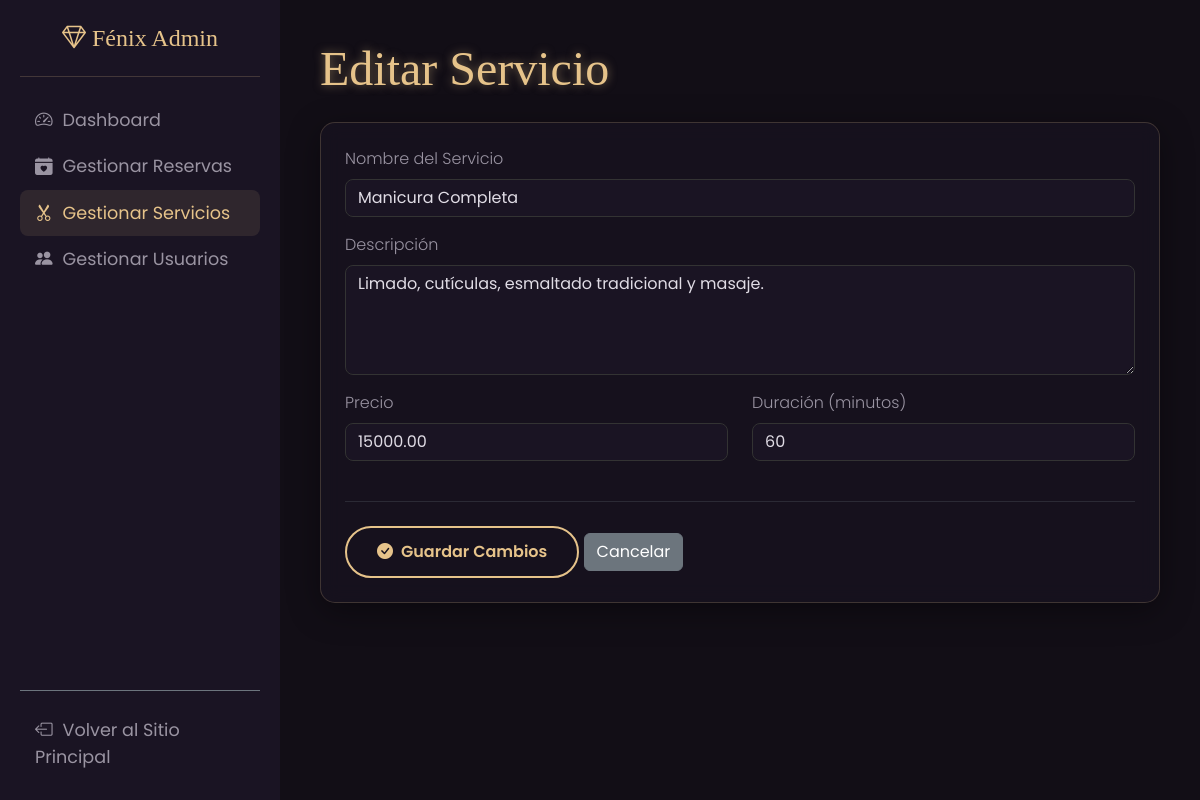
/panel/servicios/editar/1/ (signed in), run on the app's committed database.
### reservas/models.py (models this page shows, shortened)
class Servicio(models.Model):
    nombre = models.CharField(max_length=200)
    descripcion = models.TextField()
    precio = models.DecimalField(max_digits=10, decimal_places=2)
    duracion_minutos = models.IntegerField(help_text="Duración del servicio en minutos")

### reservas/views.py (the view)
# urls.py: path('servicios/editar/<int:pk>/', views.ServicioUpdateView.as_view(), name='panel_editar_servicio'),
class ServicioUpdateView(StaffRequiredMixin, UpdateView):
    model = Servicio
    form_class = ServicioForm
    template_name = 'panel/servicio_form.html'
    success_url = reverse_lazy('panel_lista_servicios')

### reservas/forms.py
class ServicioForm(forms.ModelForm):
    class Meta:
        model = Servicio
        fields = ['nombre', 'descripcion', 'precio', 'duracion_minutos']
        widgets = {
            'nombre': forms.TextInput(attrs={'class': 'form-control'}),
            'descripcion': forms.Textarea(attrs={'class': 'form-control', 'rows': 4}),
            'precio': forms.NumberInput(attrs={'class': 'form-control'}),
            'duracion_minutos': forms.NumberInput(attrs={'class': 'form-control'}),
        }

### reservas/views.py (called while the page is built)
    def test_func(self):
        return self.request.user.is_staff

### templates/panel/servicio_form.html (shortened to what this page needs)
{% extends "panel/base_panel.html" %}
{% block panel_content %}
    <h1 class="display-5 mb-4">{% if object %}Editar Servicio{% else %}Añadir Nuevo Servicio{% endif %}</h1>
    <div class="card-glass p-4">
        <form method="post">
            <div class="mb-3">
                <label for="{{ form.nombre.id_for_label }}" class="form-label">Nombre del Servicio</label>
                {{ form.nombre }}
            </div>
            <div class="mb-3">
                <label for="{{ form.descripcion.id_for_label }}" class="form-label">Descripción</label>
                {{ form.descripcion }}
            </div>
            <div class="row">
                <div class="col-md-6 mb-3">
                    <label for="{{ form.precio.id_for_label }}" class="form-label">Precio</label>
                    {{ form.precio }}
                </div>
                <div class="col-md-6 mb-3">
                    <label for="{{ form.duracion_minutos.id_for_label }}" class="form-label">Duración (minutos)</label>
                    {{ form.duracion_minutos }}
                </div>
            </div>
            <hr class="my-4 border-secondary">
            <button type="submit" class="btn btn-primary"><i class="bi bi-check-circle-fill me-2"></i>Guardar Cambios</button>
            <a href="{% url 'panel_lista_servicios' %}" class="btn btn-secondary">Cancelar</a>
        </form>
    </div>
{% endblock %}

### static/css/custom.css (style rules this page uses)
:root { --color-bg: #120e16; --color-bg-secondary: #1a1423; --color-primary: #e6c38a; --color-primary-glow: rgba(230, 195, 138, 0.5); --color-text: #e0dce5; --color-text-muted: #9a94a2; --font-heading: 'Cormorant Garamond', serif; --font-body: 'Poppins', sans-serif; }
body { font-family: var(--font-body); background-color: var(--color-bg); color: var(--color-text); overflow-x: hidden; }
h1, h2, h3, h4, h5, h6 { font-family: var(--font-heading); color: var(--color-primary); font-weight: 700; text-shadow: 0 0 10px var(--color-primary-glow); }
a { color: var(--color-primary); text-decoration: none; transition: all 0.3s ease; }
.btn-primary { background: transparent; border: 2px solid var(--color-primary); color: var(--color-primary); font-weight: 600; border-radius: 50px; padding: 12px 30px; transition: all 0.3s ease; }
.card-glass { background: rgba(26, 20, 35, 0.6); backdrop-filter: blur(10px); border: 1px solid rgba(230, 195, 138, 0.2); border-radius: 15px; box-shadow: 0 8px 32px 0 rgba(0, 0, 0, 0.37); transition: all 0.3s ease; }
.form-control { background-color: var(--color-bg-secondary); border: 1px solid #333; color: var(--color-text); border-radius: 8px; }
.form-label { color: var(--color-text-muted); font-weight: 300; }

### templates/panel/base_panel.html (style rules this page uses)
body { display: flex; }

### data on the page
Servicio: nombre "Manicura Completa", descripcion "Limado, cutículas, esmaltado tradicional y masaje.", precio "15000.00", duracion_minutos "60"
